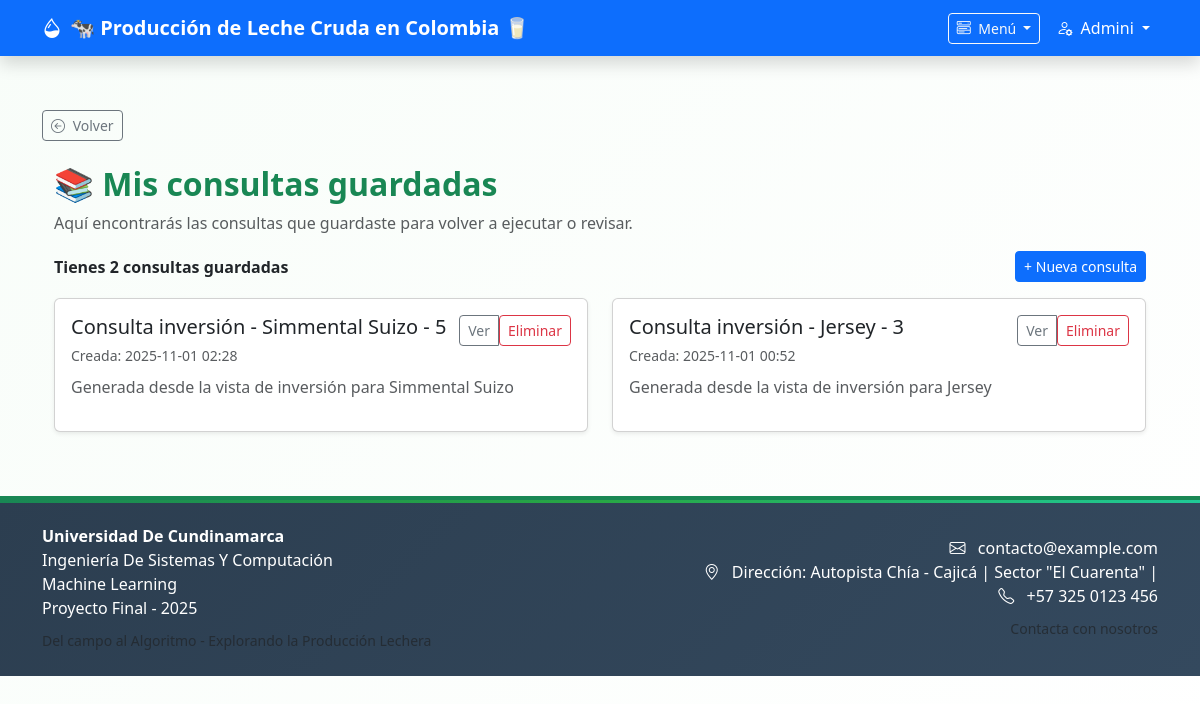
The page /mis-consultas (signed in) on the database its author committed.
### models.py (models this page shows, shortened)
class User(db.Model, UserMixin):
    __tablename__ = 'blog_user'
    """Modelo de usuario.

    Campos principales: id, name, email, password, is_admin.
    Métodos: set_password, check_password, save, y selectores estáticos.
    """
    id = db.Column(db.Integer, primary_key=True)
    name = db.Column(db.String(80), nullable=False)
    email = db.Column(db.String(256), unique=True, nullable=False)
    password = db.Column(db.String(128), nullable=False)
    is_admin = db.Column(db.Boolean, default=False)
    def set_password(self, password):
        """Hashea y almacena la contraseña provista.

        Nota: utiliza `werkzeug.security.generate_password_hash`.
        """
        self.password = generate_password_hash(password)
    def check_password(self, password):
        """Comprueba que `password` coincida con el hash almacenado.

        Devuelve True si coinciden, False en caso contrario.
        """
        return check_password_hash(self.password, password)
    def save(self):
        """Guarda (insert/commit) el objeto en la base de datos.

        Añade el objeto a la sesión si es nuevo y realiza commit. No
        devuelve valor; si falla lanzará excepción del ORM.
        """
        if not self.id:
            db.session.add(self)
        db.session.commit()

class Consulta(db.Model):
    __tablename__ = 'consultas'
    """Modelo para consultas de inversión guardadas por usuarios.

    `query_text` almacena el JSON de la solicitud y `summary` guarda
    metadatos/estimaciones precalculadas como JSON en texto.
    """
    id = db.Column(db.Integer, primary_key=True)
    user_id = db.Column(db.Integer, db.ForeignKey('blog_user.id'), nullable=False)
    titulo = db.Column(db.String(200), nullable=False)
    descripcion = db.Column(db.Text, nullable=True)
    query_text = db.Column(db.Text, nullable=True)
    summary = db.Column(db.Text, nullable=True)
    created_at = db.Column(db.DateTime, server_default=db.func.now())
    updated_at = db.Column(db.DateTime, server_default=db.func.now(), onupdate=db.func.now())
    user = db.relationship('User', backref=db.backref('consultas', lazy='dynamic'))

### perfil.py (the view)
@perfil_bp.route('/mis-consultas')
@login_required
def mis_consultas():
    consultas_guardadas = Consulta.query.filter_by(user_id=current_user.id).order_by(Consulta.created_at.desc()).all()
    return render_template('mis_consultas.html', consultas=consultas_guardadas)

### app.py (called while the page is built, shortened)
@login_manager.user_loader
def load_user(user_id):
    return User.query.get(int(user_id))

@app.before_request
def session_timeout_handler():
    try:
        if 'usuario' not in session and not current_user.is_authenticated:
            return None
    except Exception:
        return None
    last = session.get('last_activity')
    now_ts = datetime.utcnow().timestamp()
    if last:
        elapsed = now_ts - float(last)
    session['last_activity'] = now_ts

### templates/mis_consultas.html (shortened to what this page needs)
{% extends "base.html" %}
{% block content %}
<div class="container mt-4">
  <h2 class="text-success fw-bold">📚 Mis consultas guardadas</h2>
  <p class="text-muted">Aquí encontrarás las consultas que guardaste para volver a ejecutar o revisar.</p>
  <div class="d-flex justify-content-between align-items-center mb-3">
    <div>
      <strong>Tienes {{ consultas|length }} consultas guardadas</strong>
    </div>
    <div>
      <a href="{{ url_for('inversion.inversion') }}" class="btn btn-sm btn-primary">+ Nueva consulta</a>
    </div>
  </div>
  {% if consultas and consultas|length > 0 %}
    <div class="row gy-3">
      {% for c in consultas %}
        <div class="col-md-6">
          <div class="card shadow-sm h-100">
            <div class="card-body d-flex flex-column">
              <div class="d-flex justify-content-between align-items-start mb-2">
                <div>
                  <h5 class="card-title mb-1">{{ c.titulo }}</h5>
                  <small class="text-muted">Creada: {{ c.created_at.strftime('%Y-%m-%d %H:%M') if c.created_at else '' }}</small>
                </div>
                <div class="btn-group">
                  <a href="{{ url_for('perfil.ver_consulta', cid=c.id) }}" class="btn btn-sm btn-outline-secondary">Ver</a>
                  <form method="POST" action="{{ url_for('perfil.eliminar_consulta', cid=c.id) }}" style="display:inline;">
                    <button type="submit" class="btn btn-sm btn-outline-danger" onclick="return confirm('¿Eliminar esta consulta?');">Eliminar</button>
                  </form>
                </div>
              </div>
              <p class="card-text text-muted mb-3" style="flex:1">{{ c.descripcion or 'Sin descripción' }}</p>
            </div>
          </div>
        </div>
      {% endfor %}
    </div>
  {% else %}
    <div class="alert alert-info">No tienes consultas guardadas todavía. Cuando guardes una, aparecerá aquí.</div>
  {% endif %}
</div>
{% endblock %}

### templates/base.html (shortened to what this page needs)
<!DOCTYPE html>
<html lang="es">
<head>
    <link href="https://cdn.jsdelivr.net/npm/bootstrap@5.3.2/dist/css/bootstrap.min.css" rel="stylesheet">
    <link rel="stylesheet" href="https://cdn.jsdelivr.net/npm/bootstrap-icons/font/bootstrap-icons.css">
    <link rel="stylesheet" href="{{ url_for('static', filename='style.css') }}">
</head>
<body style="padding-top: 70px;">
    <nav class="navbar navbar-expand-lg navbar-dark bg-primary fixed-top shadow">
        <div class="container">
            <a class="navbar-brand navbar-brand-custom" href="{{ url_for('inicio') }}" data-bs-toggle="tooltip" data-bs-title="Página de inicio">
                <i class="bi bi-droplet-half me-2"></i>🐄 <strong>Producción de Leche Cruda en Colombia</strong> 🥛
            </a>
            <div class="collapse navbar-collapse" id="navbarNav">
                <div class="navbar-nav ms-auto d-flex align-items-center">
                    <div class="nav-item dropdown me-2">
                        <a class="btn btn-outline-light btn-sm dropdown-toggle" href="#" role="button" data-bs-toggle="dropdown" aria-expanded="false">
                            <i class="bi bi-menu-button-wide me-1"></i> Menú
                        </a>
                    </div>
                    {% if 'usuario' in session %}
                        <div class="nav-item dropdown">
                            <a class="nav-link dropdown-toggle text-white" href="#" role="button" data-bs-toggle="dropdown" data-bs-title="Menú de usuario">
                                <i class="bi bi-person-gear me-1"></i> {{ session['usuario'] }}
                            </a>
                        </div>
                    {% endif %}
                </div>
            </div>
        </div>
    </nav>
    <main class="container mt-4 py-3">
        {% if request.path != url_for('inicio') %}
            <div class="mb-3">
                <button type="button" id="btn-volver" class="btn btn-outline-secondary btn-sm">
                    <i class="bi bi-arrow-left-circle me-1"></i> Volver
                </button>
            </div>
        {% endif %}
        {% block content %}{% endblock %}
    </main>
    <footer class="bg-dark text-white py-4 mt-5">
        <div class="container">
            <div class="row align-items-center">
                <div class="col-md-6">
                    <ul class="list-unstyled mb-2">
                        <li><strong>Universidad De Cundinamarca</strong></li>
                        <li>Ingeniería De Sistemas Y Computación</li>
                        <li>Machine Learning</li>
                        <li>Proyecto Final - 2025</li>
                    </ul>
                    <small class="text-muted">Del campo al Algoritmo - Explorando la Producción Lechera</small>
                </div>
                <div class="col-md-6 text-md-end">
                    <ul class="list-unstyled mb-2">
                        <li>
                            <i class="bi bi-envelope me-2"></i>
                            <a href="mailto:contacto@example.com" class="text-white text-decoration-none">
                                contacto@example.com
                            </a>
                        </li>
                        <li>
                            <i class="bi bi-geo-alt me-2"></i>
                            Dirección: Autopista Chía - Cajicá | Sector "El Cuarenta" |
                        </li>
                        <li>
                            <i class="bi bi-telephone me-2"></i>
                            <a href="tel:+573250123456" class="text-white text-decoration-none">
                                +57 325 0123 456
                            </a>
                        </li>
                    </ul>
                    <small class="text-muted">Contacta con nosotros</small>
                </div>
            </div>
        </div>
    </footer>
</body>
</html>

### static/style.css (style rules this page uses)
:root { --verde-principal: #10684b; --verde-secundario: #198754; --verde-claro: #e6f4ea; --verde-pastel: #e9f5ee; --sombra-verde: rgba(16, 104, 75, 0.1); --gris-texto: #444444; }
body { font-family: 'Segoe UI', system-ui, -apple-system, sans-serif; background: linear-gradient(135deg, #f8fdf9 0%, #ffffff 100%); min-height: 100vh; }
footer { border-top: 4px solid var(--verde-secundario); background: linear-gradient(135deg, #2c3e50 0%, #34495e 100%); position: relative; }
footer::before { content: ""; position: absolute; top: 0; left: 0; right: 0; height: 3px; background: linear-gradient(90deg, var(--verde-secundario), #28a745, #20c997); }

### rows shown on the page
User: usuario "Admini"
Consulta: titulo "Consulta inversión - Simmental Suizo - 5", created_at "2025-11-01 02:28", descripcion "Generada desde la vista de inversión para Simmental Suizo"
Consulta: titulo "Consulta inversión - Jersey - 3", created_at "2025-11-01 00:52", descripcion "Generada desde la vista de inversión para Jersey"

### other values the page prints
{{ consultas|length }} "2"
